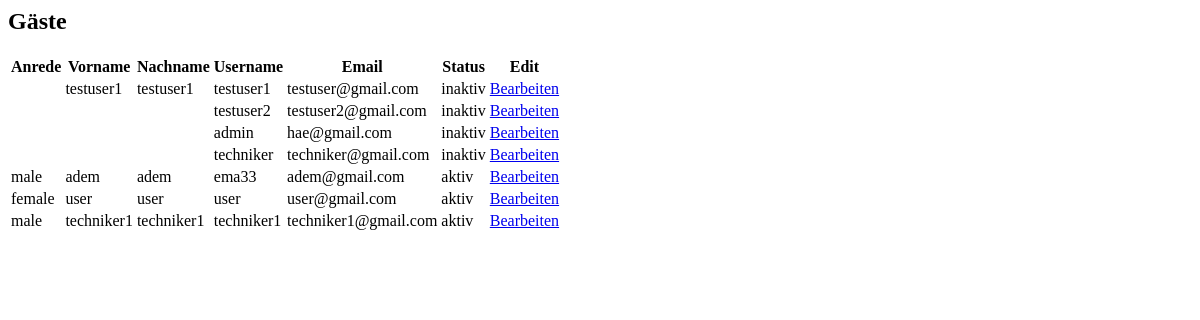
/userAdministration.php, run on an earlier commit of the app's database.
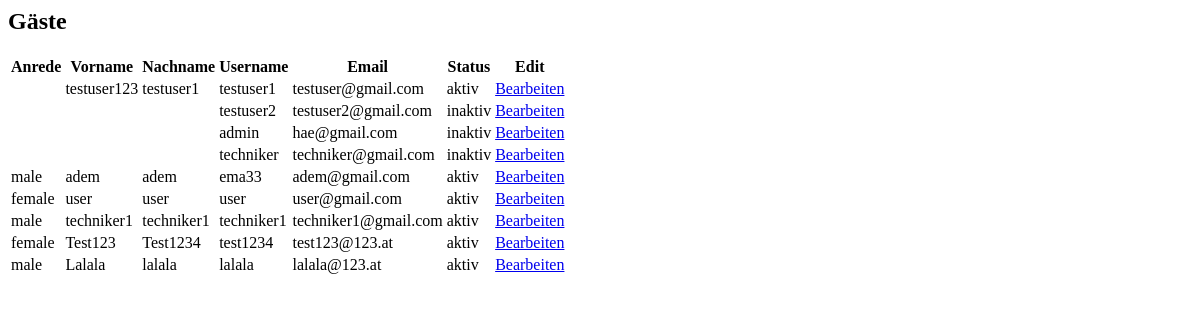
And on a later commit of the database.
### tables this page shows
CREATE TABLE `users` (
  `id` int(11) NOT NULL,
  `username` varchar(50) NOT NULL,
  `gender` varchar(15) DEFAULT NULL,
  `firstname` varchar(60) NOT NULL,
  `lastname` varchar(60) NOT NULL,
  `password` char(60) NOT NULL,
  `email` varchar(100) NOT NULL,
  `role` varchar(25) NOT NULL,
  `state` tinyint(1) NOT NULL
);

### userAdministration.php (the view)
<body>
    <div class = "container">
<?php
require_once ('dbaccess.php');
$sql = "SELECT * FROM users";
$result = $db_obj->query($sql);
echo "<h2>Gäste</h2>";
echo "<table class='table table-stripe'>";
echo "<tr>";
        echo "<th>Anrede</th>";
        echo "<th>Vorname</th>";
        echo "<th>Nachname</th>";
        echo "<th>Username</th>";
        echo "<th>Email</th>";
        echo "<th>Status</th>";
        echo "<th>Edit</th>";
    echo "</tr>";
while ($row = $result->fetch_assoc()) {
    $currState = $row['state'];
    if($currState=='0') {
        $currState = "aktiv";
    } elseif($currState=='1') {
        $currState = "inaktiv";
    }
    echo "<tr>";
        echo "<td>" . $row['gender'] . "</td>";
        echo "<td>" . $row['firstname'] . "</td>";
        echo "<td>" . $row['lastname'] . "</td>";
        echo "<td>" . $row['username'] . "</td>";
        echo "<td>" . $row['email'] . "</td>";
        echo "<td>" .  $currState . "</td>";
        echo "<td><a href=\"userEdit.php?id=". $row['id'] ."\" >Bearbeiten</a></td>";
    echo "</tr>";
    }
    echo "</table>";
?>
 </div>
</body>

What changed in the data, as far as the page shows it:
changed users "testuser1": firstname "testuser1" → "testuser123"; state "inaktiv" → "aktiv"
added users: gender "female", firstname "Test123", lastname "Test1234", username "test1234", email "test123@123.at", state "aktiv"
added users: gender "male", firstname "Lalala", lastname "lalala", username "lalala", email "lalala@123.at", state "aktiv"
